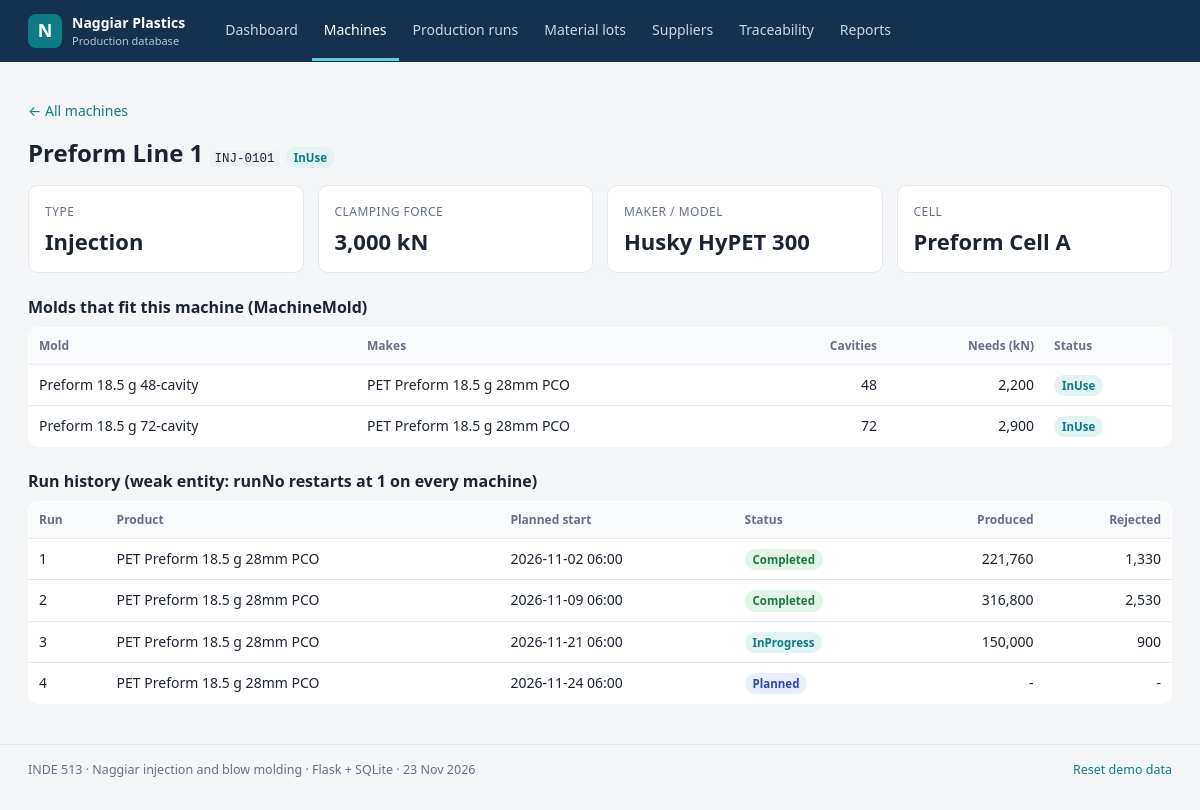
The page /machines/1 on the database its author committed.
### tables this page shows
CREATE TABLE Machine (
    machineId INTEGER PRIMARY KEY,
    assetTag CHAR(8) NOT NULL UNIQUE,
    machineName VARCHAR(50) NOT NULL,
    moldingType VARCHAR(20) NOT NULL,
    manufacturer VARCHAR(50),
    model VARCHAR(50),
    clampingForceKN DECIMAL(10,2) NOT NULL,
    installationDate DATE,
    machineStatus VARCHAR(20) NOT NULL DEFAULT 'Available',
    cellId INT NOT NULL,
    FOREIGN KEY (cellId)
        REFERENCES ProductionCell(cellId),
    CHECK (machineId > 0),
    CHECK (length(assetTag) = 8),
    CHECK (length(machineName) <= 50),
    CHECK (moldingType IN ('Injection', 'Blow')),
    CHECK (length(manufacturer) <= 50),
    CHECK (length(model) <= 50),
    CHECK (clampingForceKN > 0),
    CHECK (installationDate IS date(installationDate)),
    CHECK (machineStatus IN ('Available', 'InUse', 'UnderMaintenance', 'Inactive'))
);

CREATE TABLE ProductionCell (
    cellId INTEGER PRIMARY KEY,
    cellName VARCHAR(50) NOT NULL UNIQUE,
    location VARCHAR(100) NOT NULL,
    cellStatus VARCHAR(20) NOT NULL DEFAULT 'Active',
    operatorId INT NOT NULL UNIQUE,
    FOREIGN KEY (operatorId)
        REFERENCES Operator(operatorId)
        DEFERRABLE INITIALLY DEFERRED,
    CHECK (cellId > 0),
    CHECK (length(cellName) BETWEEN 1 AND 50),
    CHECK (length(location) <= 100),
    CHECK (cellStatus IN ('Active', 'Inactive'))
);

CREATE TABLE Mold (
    moldId INTEGER PRIMARY KEY,
    moldName VARCHAR(50) NOT NULL,
    requiredClampingForceKN DECIMAL(10,2) NOT NULL,
    cavityCount INT NOT NULL,
    moldStatus VARCHAR(20) NOT NULL DEFAULT 'Available',
    productId INT NOT NULL,
    FOREIGN KEY (productId)
        REFERENCES Product(productId),
    CHECK (moldId > 0),
    CHECK (length(moldName) <= 50),
    CHECK (requiredClampingForceKN > 0),
    CHECK (cavityCount BETWEEN 1 AND 1000),
    CHECK (moldStatus IN ('Available', 'InUse', 'UnderMaintenance', 'Inactive'))
);

CREATE TABLE Product (
    productId INTEGER PRIMARY KEY,
    productName VARCHAR(50) NOT NULL,
    moldingType VARCHAR(20) NOT NULL,
    unitWeightG DECIMAL(10,2) NOT NULL,
    foodContactRequired VARCHAR(3) NOT NULL DEFAULT 'No',
    productStatus VARCHAR(20) NOT NULL DEFAULT 'Active',
    CHECK (productId > 0),
    CHECK (length(productName) <= 50),
    CHECK (moldingType IN ('Injection', 'Blow')),
    CHECK (unitWeightG > 0),
    CHECK (foodContactRequired IN ('Yes', 'No')),
    CHECK (productStatus IN ('Active', 'Inactive'))
);

CREATE TABLE ProductionRun (
    machineId INT NOT NULL,
    runNo INT NOT NULL,
    plannedStart DATETIME NOT NULL,
    plannedEnd DATETIME NOT NULL,
    actualStart DATETIME,
    actualEnd DATETIME,
    runStatus VARCHAR(20) NOT NULL DEFAULT 'Planned',
    quantityProduced INT,
    quantityRejected INT,
    moldId INT NOT NULL,
    PRIMARY KEY (machineId, runNo),
    FOREIGN KEY (machineId)
        REFERENCES Machine(machineId),
    FOREIGN KEY (moldId)
        REFERENCES Mold(moldId),
    CHECK (runNo > 0),
    CHECK (plannedStart IS strftime('%Y-%m-%d %H:%M', plannedStart)),
    CHECK (plannedEnd IS strftime('%Y-%m-%d %H:%M', plannedEnd)),
    CHECK (actualStart IS strftime('%Y-%m-%d %H:%M', actualStart)),
    CHECK (actualEnd IS strftime('%Y-%m-%d %H:%M', actualEnd)),
    CHECK (plannedEnd > plannedStart),
    CHECK (actualEnd > actualStart),
    CHECK (runStatus IN ('Planned', 'InProgress', 'Completed', 'Cancelled')),
    CHECK (quantityProduced > 0),
    CHECK (quantityRejected BETWEEN 0 AND quantityProduced)
);

### app.py (the view)
@app.route("/machines/<int:machine_id>")
def machine_detail(machine_id):
    machine = query("""
        SELECT Machine.*, ProductionCell.cellName FROM Machine
        JOIN ProductionCell ON Machine.cellId = ProductionCell.cellId
        WHERE Machine.machineId = ?""", (machine_id,), one=True)
    if machine is None:
        abort(404)
    molds = query("""
        SELECT Mold.*, Product.productName FROM MachineMold
        JOIN Mold ON MachineMold.moldId = Mold.moldId
        JOIN Product ON Mold.productId = Product.productId
        WHERE MachineMold.machineId = ? ORDER BY Mold.moldId""", (machine_id,))
    runs = query("""
        SELECT ProductionRun.*, Product.productName FROM ProductionRun
        JOIN Mold ON ProductionRun.moldId = Mold.moldId
        JOIN Product ON Mold.productId = Product.productId
        WHERE ProductionRun.machineId = ? ORDER BY ProductionRun.runNo""", (machine_id,))
    return render_template("machine_detail.html", m=machine, molds=molds, runs=runs)

### app.py (called while the page is built)
def get_db():
    if "db" not in g:
        g.db = sqlite3.connect(DB_PATH)
        g.db.row_factory = sqlite3.Row
        g.db.execute("PRAGMA foreign_keys = ON")
    return g.db

def query(sql, args=(), one=False):
    rows = get_db().execute(sql, args).fetchall()
    if one:
        return rows[0] if rows else None
    return rows

@app.template_filter("num")
def num(value, decimals=0):
    if value is None or value == "":
        return "-"
    try:
        return f"{float(value):,.{decimals}f}"
    except (TypeError, ValueError):
        return value

@app.context_processor
def inject_globals():
    return {"today": datetime.now().strftime("%d %b %Y")}

### templates/machine_detail.html
{% extends "base.html" %}
{% block content %}
<p><a href="{{ url_for('machines') }}">&larr; All machines</a></p>
<h1>{{ m.machineName }} <code>{{ m.assetTag }}</code> <span class="tag {{ m.machineStatus }}">{{ m.machineStatus }}</span></h1>
<div class="cards">
  <div class="card"><span>Type</span><b>{{ m.moldingType }}</b></div>
  <div class="card"><span>Clamping force</span><b>{{ m.clampingForceKN|num }} kN</b></div>
  <div class="card"><span>Maker / model</span><b>{{ m.manufacturer or '-' }} {{ m.model or '' }}</b></div>
  <div class="card"><span>Cell</span><b>{{ m.cellName }}</b></div>
</div>
<h2>Molds that fit this machine (MachineMold)</h2>
<table>
  <tr><th>Mold</th><th>Makes</th><th class="r">Cavities</th><th class="r">Needs (kN)</th><th>Status</th></tr>
  {% for mo in molds %}
  <tr><td>{{ mo.moldName }}</td><td>{{ mo.productName }}</td><td class="r">{{ mo.cavityCount }}</td>
      <td class="r">{{ mo.requiredClampingForceKN|num }}</td><td><span class="tag {{ mo.moldStatus }}">{{ mo.moldStatus }}</span></td></tr>
  {% else %}<tr><td colspan="5" class="empty">No molds listed.</td></tr>{% endfor %}
</table>
<h2>Run history (weak entity: runNo restarts at 1 on every machine)</h2>
<table>
  <tr><th>Run</th><th>Product</th><th>Planned start</th><th>Status</th><th class="r">Produced</th><th class="r">Rejected</th></tr>
  {% for r in runs %}
  <tr><td>{{ r.runNo }}</td><td>{{ r.productName }}</td><td>{{ r.plannedStart }}</td>
      <td><span class="tag {{ r.runStatus }}">{{ r.runStatus }}</span></td>
      <td class="r">{{ r.quantityProduced|num }}</td><td class="r">{{ r.quantityRejected|num }}</td></tr>
  {% else %}<tr><td colspan="6" class="empty">No runs yet.</td></tr>{% endfor %}
</table>
{% endblock %}

### static/style.css (style rules this page uses)
:root { --ink:#1b2430;--muted:#667085;--line:#e4e7ec;--bg:#f5f6f8;--navy:#12324f;--accent:#0e7c86;--accent-soft:#e2f3f4;--ok:#1f7a3f;--warn:#b54708;--bad:#b42318; }
* { box-sizing:border-box; }
body { margin:0;font:14px/1.5 'Segoe UI',system-ui,-apple-system,Roboto,Arial,sans-serif;color:var(--ink);background:var(--bg); }
a { color:var(--accent);text-decoration:none; }
code { font:12.5px ui-monospace,Consolas,monospace;background:#eef1f4;padding:1px 5px;border-radius:4px; }
h1 { font-size:24px;margin:4px 0 6px; }
h2 { font-size:16px;margin:22px 0 8px; }
.cards { display:grid;grid-template-columns:repeat(auto-fit,minmax(200px,1fr));gap:14px;margin:14px 0 20px; }
.card { background:#fff;border:1px solid var(--line);border-radius:10px;padding:14px 16px; }
.card span { color:var(--muted);font-size:12px;text-transform:uppercase;letter-spacing:.04em; }
.card b { display:block;font-size:22px;margin-top:4px; }
table { width:100%;border-collapse:collapse;background:#fff;border:1px solid var(--line);border-radius:10px;overflow:hidden; }
th { text-align:left;font-size:12px;color:var(--muted);font-weight:600;background:#f9fafb;padding:9px 10px;border-bottom:1px solid var(--line); }
td { padding:9px 10px;border-bottom:1px solid var(--line);vertical-align:top; }
tr:last-child td { border-bottom:0; }
.r { text-align:right;font-variant-numeric:tabular-nums; }
.tag { display:inline-block;font-size:11.5px;font-weight:600;padding:2px 8px;border-radius:999px;background:#eef1f4;color:#475467;white-space:nowrap; }
.tag.Active,.tag.Available,.tag.Completed,.tag.Approved { background:#e3f4e8;color:var(--ok); }
.tag.InUse,.tag.InProgress { background:var(--accent-soft);color:var(--accent); }
.tag.Planned { background:#e8eefc;color:#2948a8; }

### rows shown on the page
Machine: machineName "Preform Line 1", assetTag "INJ-0101", machineStatus "InUse", moldingType "Injection", clampingForceKN|num "3,000", manufacturer "Husky", model "HyPET 300"
ProductionCell: cellName "Preform Cell A"
Mold: moldName "Preform 18.5 g 48-cavity", productName "PET Preform 18.5 g 28mm PCO", cavityCount "48", requiredClampingForceKN|num "2,200", moldStatus "InUse"
Mold: moldName "Preform 18.5 g 72-cavity", productName "PET Preform 18.5 g 28mm PCO", cavityCount "72", requiredClampingForceKN|num "2,900", moldStatus "InUse"
ProductionRun: runNo "1", productName "PET Preform 18.5 g 28mm PCO", plannedStart "2026-11-02 06:00", runStatus "Completed", quantityProduced|num "221,760", quantityRejected|num "1,330"
ProductionRun: runNo "2", productName "PET Preform 18.5 g 28mm PCO", plannedStart "2026-11-09 06:00", runStatus "Completed", quantityProduced|num "316,800", quantityRejected|num "2,530"
ProductionRun: runNo "3", productName "PET Preform 18.5 g 28mm PCO", plannedStart "2026-11-21 06:00", runStatus "InProgress", quantityProduced|num "150,000", quantityRejected|num "900"
ProductionRun: runNo "4", productName "PET Preform 18.5 g 28mm PCO", plannedStart "2026-11-24 06:00", runStatus "Planned", quantityProduced|num "-", quantityRejected|num "-"
